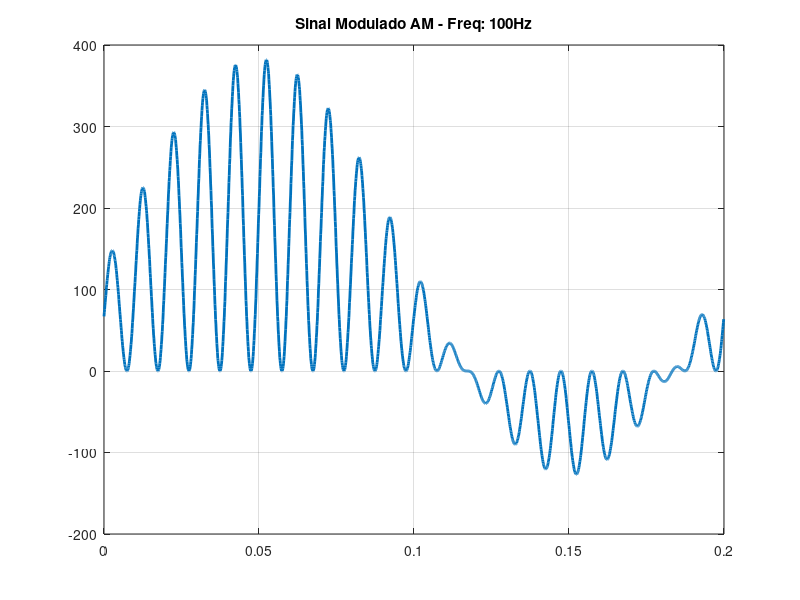
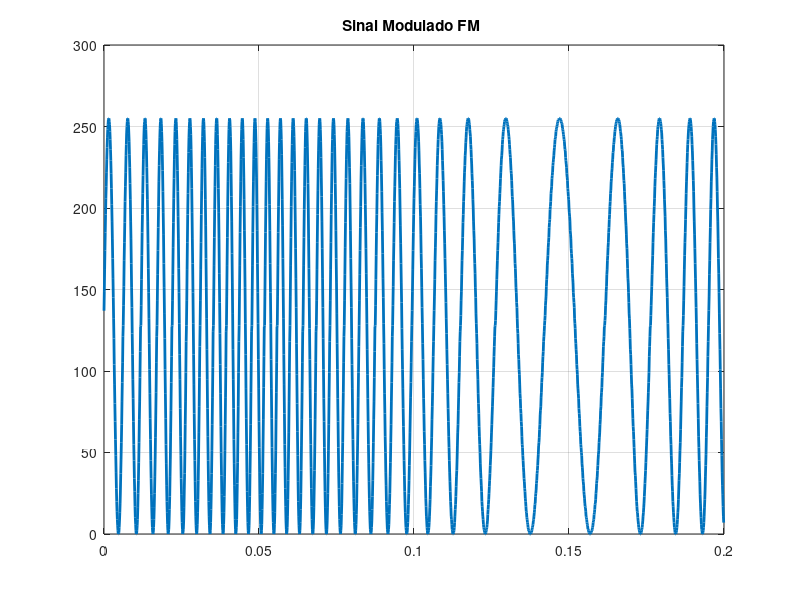

Recreate these plots in MATLAB, in order.
% Frequência de Amostragem
F_s = 10000;
T_s = 1/F_s;

% Número de pontos da LUT
N = 256; 

% Fase de 0 a 2*pi
fase = linspace(0, 2*pi-0.001, N); 

% Cria a senoide centrada em 127.5, variando de 0 a 255
senoide = 127.5 + 127.5 * sin(fase);

senoide  = round(senoide);

% senoide = 5*senoide/max(senoide);


f_c = 100; % Frequência da portadora em Hz

% O "incremento" é um valor que, somado N_lut vezes em 1 segundo, 
% deve completar (F_s) ciclos.
% Fórmula: Inc = (f_desejada * 2^32) / F_s
inc_32 = uint32((f_c * 2^32) / F_s);

% Simulando o acumulador
M = 2000; % Vamos simular 1000 instantes de tempo
acumulador = uint32(0);
saida_seno = zeros(1, M);

limite_32 = uint32(2^32);

t = (0:M-1)*T_s;
% Mensagem a ser modulada AM
f_m = 5;
m_t = 1*sin(2*pi*5*t)+0.5;
m_AM = zeros(M, 1);



for i = 1:M
    % 1. O acumulador avança (simulando o estouro natural do uint32)
    acumulador = mod(acumulador + inc_32, limite_32);
    
    % Agora, como o acumulador sempre é < 2^32, o bitshift funcionará perfeitamente
    indice = bitshift(acumulador, -24) + 1;
    
    m_AM(i) = senoide(indice)*m_t(i);
end

% Plotar
figure;
plot(t, m_AM, 'LineWidth', 2);
title(['Sinal Modulado AM - Freq: ' num2str(f_c) 'Hz']);
grid on;


m_FM = zeros(M, 1);
k_f = 100;


for i = 1:M
    % 1. O acumulador avança (simulando o estouro natural do uint32)
    inc_32 = uint32(((f_c + k_f*m_t(i)) * 2^32) / F_s);
    acumulador = mod(acumulador + inc_32, limite_32);
    
    % Agora, como o acumulador sempre é < 2^32, o bitshift funcionará perfeitamente
    indice = bitshift(acumulador, -24) + 1;
    
    m_FM(i) = senoide(indice);
end

% Plotar
figure;
plot(t, m_FM, 'LineWidth', 2);
title('Sinal Modulado FM ');
grid on;
